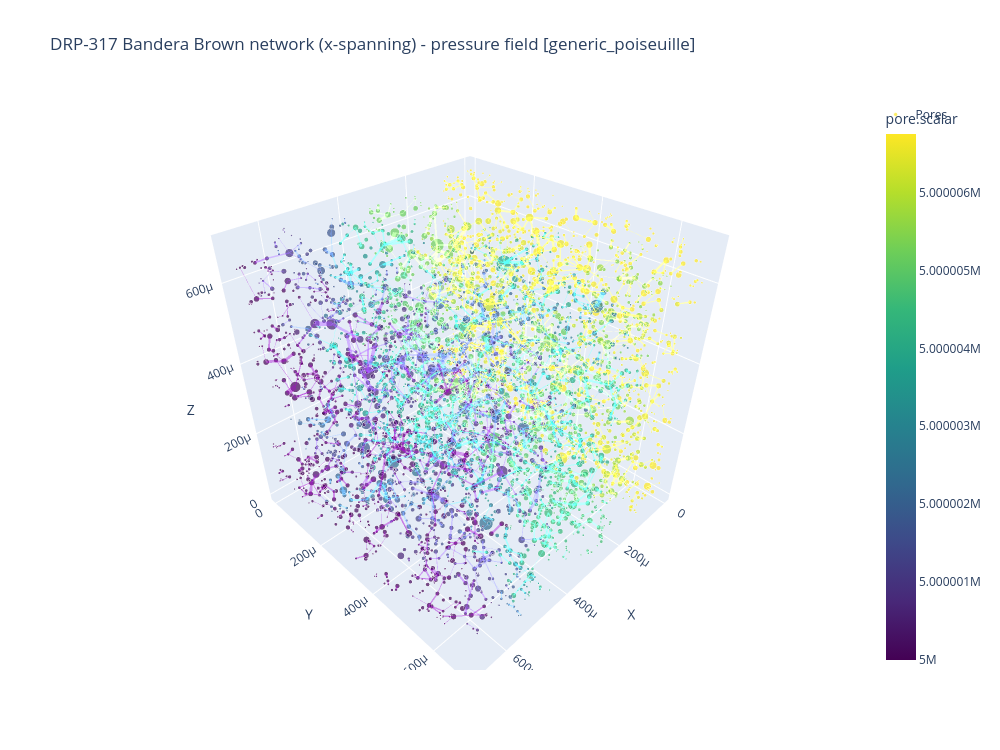

Notebook cell for this chart:
### Markdown cell above
## Interactive pore network

### Code cell
fig = plot_network_plotly(
    net,
    point_scalars=res.pore_pressure,
    max_throats=max_plot_throats,
    title=(
        f"DRP-317 Bandera Brown network ({flow_axis}-spanning) - pressure field "
        f"[{used_conductance_model}]"
    ),
    layout_kwargs={"width": 1000, "height": 750},
)
fig.show()
